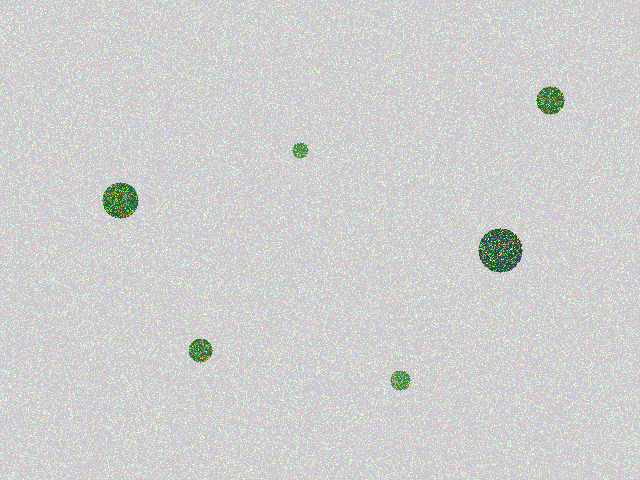
#> input picture code/algae_guardian/tests/samples/01_normal_mix.png, 640 x 480 px
$ python -i polarization_sim.py   (imports and definitions only)   (older library calls are emulated)
#> lines starting #> are read from the running program, lines starting #| are printed output that depends on the picture; after the words box and inside, x2 and y2 are one past the last pixel; in counts of white or black regions, pixels touching at a corner belong together
"""Simulate 4-channel polarization from RGB using structure tensor + Malus law.

Physical model: I(theta) = I_base * (1 + P * cos^2(orientation - theta))
where P = anisotropy * edge_norm * polarization_strength.

All 4 channels (I0, I45, I90, I135) are independently computed,
ensuring S2 = I45 - I135 carries physically meaningful information.
"""
import numpy as np
import cv2


def _structure_tensor(gray: np.ndarray, sigma: float = 2.0):
    """Compute structure tensor and derive edge orientation and anisotropy.

    Args:
        gray: Grayscale image (H, W) float32
        sigma: Gaussian smoothing sigma

    Returns:
        orientation: Dominant local orientation in radians [0, pi)
        anisotropy: Degree of anisotropy [0, 1]
        edge_strength: Gradient magnitude
    """
    gx = cv2.Sobel(gray, cv2.CV_64F, 1, 0, ksize=3)
    gy = cv2.Sobel(gray, cv2.CV_64F, 0, 1, ksize=3)

    Jxx = cv2.GaussianBlur(gx * gx, (0, 0), sigma)
    Jxy = cv2.GaussianBlur(gx * gy, (0, 0), sigma)
    Jyy = cv2.GaussianBlur(gy * gy, (0, 0), sigma)

    edge_strength = np.sqrt(Jxx + Jyy)

    trace = Jxx + Jyy
    det = Jxx * Jyy - Jxy * Jxy
    sqrt_discriminant = np.sqrt(np.maximum(trace * trace / 4.0 - det, 0))

    lambda1 = trace / 2.0 + sqrt_discriminant
    lambda2 = np.maximum(trace / 2.0 - sqrt_discriminant, 0)

    denom = lambda1 + lambda2 + 1e-10
    anisotropy = (lambda1 - lambda2) / denom
    anisotropy = np.clip(anisotropy, 0, 1)

    orientation = 0.5 * np.arctan2(2.0 * Jxy, Jxx - Jyy)
    orientation = np.mod(orientation, np.pi)

    return orientation, anisotropy, edge_strength


def simulate_polarization(rgb_image: np.ndarray,
                          polarization_strength: float = 1.0,
                          sigma: float = 2.0) -> np.ndarray:
    """Simulate 4-channel polarization from RGB using structure tensor.

    Args:
        rgb_image: (H, W, 3) uint8 RGB image
        polarization_strength: Overall polarization effect multiplier
        sigma: Gaussian smoothing sigma for structure tensor

    Returns:
        (4, H, W) float32 array: I0, I45, I90, I135, values in [0, 1]
    """
    if rgb_image.dtype != np.uint8:
        rgb_image = np.clip(rgb_image, 0, 255).astype(np.uint8)

    h, w = rgb_image.shape[:2]
    gray = cv2.cvtColor(rgb_image, cv2.COLOR_RGB2GRAY).astype(np.float32)

    orientation, anisotropy, edge_strength = _structure_tensor(gray, sigma)

    # Normalize edge strength
    edge_norm = edge_strength / (edge_strength.max() + 1e-10)

    # Base intensity from luminance, scaled to [0, 1]
    I_base = gray / 255.0

    # Polarization modulation: edges + anisotropy create stronger response
    P = anisotropy * edge_norm * polarization_strength

    # Malus law: I(theta) = I_base * (1 + P * cos^2(orientation - theta))
    # Use cos(2*theta) form for linear polarizers
    cos2_0 = np.cos(2.0 * (orientation - 0.0 * np.pi / 180.0))
    cos2_45 = np.cos(2.0 * (orientation - 45.0 * np.pi / 180.0))
    cos2_90 = np.cos(2.0 * (orientation - 90.0 * np.pi / 180.0))
    cos2_135 = np.cos(2.0 * (orientation - 135.0 * np.pi / 180.0))

    I0 = I_base * (1.0 + P * cos2_0)
    I45 = I_base * (1.0 + P * cos2_45)
    I90 = I_base * (1.0 + P * cos2_90)
    I135 = I_base * (1.0 + P * cos2_135)

    # Algae region boost: green-dominant regions get additional polarization diversity
    rgb_sum = rgb_image.sum(axis=2).astype(np.float32)
    green_ratio = rgb_image[:, :, 1].astype(np.float32) / (rgb_sum + 1e-10)
    algae_mask = (green_ratio > 0.33) & (gray < 200)

    algae_factor = 0.3 * polarization_strength
    I0[algae_mask] *= (1.0 + algae_factor * 0.5)
    I45[algae_mask] *= (1.0 + algae_factor * 1.0)
    I90[algae_mask] *= (1.0 + algae_factor * 0.3)
    I135[algae_mask] *= (1.0 + algae_factor * 0.6)

    # Stack as (4, H, W) float32, clip to valid range
    channels = np.stack([I0, I45, I90, I135], axis=0)
    channels = np.clip(channels, 0.0, 1.0).astype(np.float32)

    return channels

>>> import cv2
>>> picture = cv2.cvtColor(cv2.imread('../../algae_guardian/tests/samples/01_normal_mix.png'), cv2.COLOR_BGR2RGB)
>>> result = simulate_polarization(picture)
#> in simulate_polarization, `cos2_0 = np.cos(2.0 * (orientation - 0.0 * np.pi / 180.0))`:
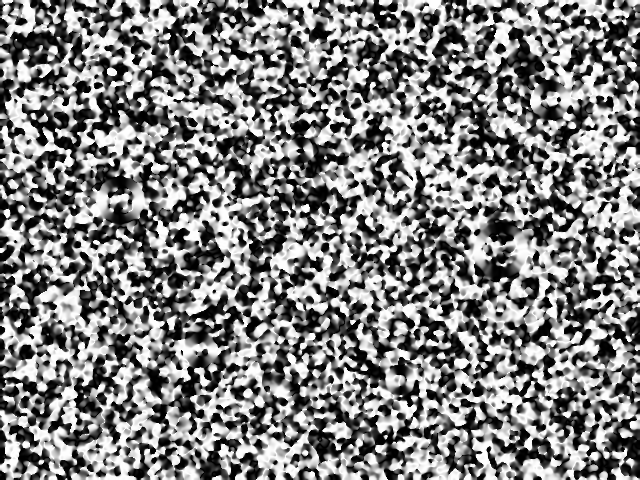
#> cos2_0: shape (480, 640) float64; min -1, max 1, mean 0.014; drawn with min black and max white
#> in simulate_polarization, `cos2_45 = np.cos(2.0 * (orientation - 45.0 * np.pi / 180.0))`:
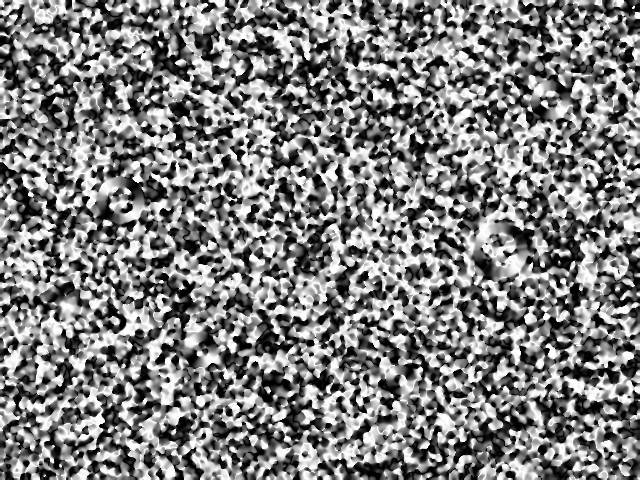
#> cos2_45: shape (480, 640) float64; min -1, max 1, mean -0.00105; drawn with min black and max white
#> in simulate_polarization, `cos2_90 = np.cos(2.0 * (orientation - 90.0 * np.pi / 180.0))`:
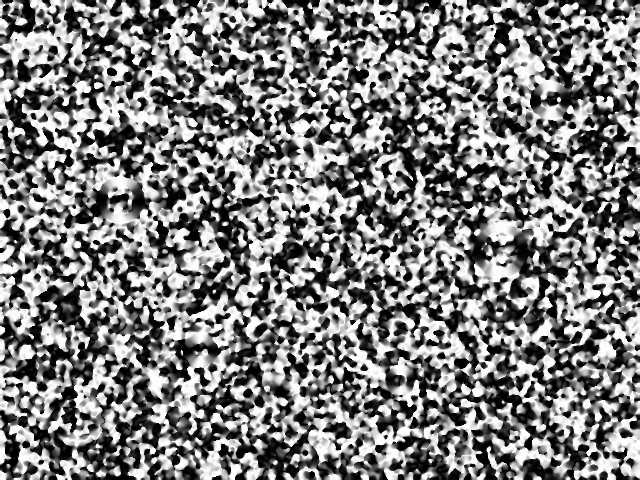
#> cos2_90: shape (480, 640) float64; min -1, max 1, mean -0.014; drawn with min black and max white
#> in simulate_polarization, `cos2_135 = np.cos(2.0 * (orientation - 135.0 * np.pi / 180.0))`:
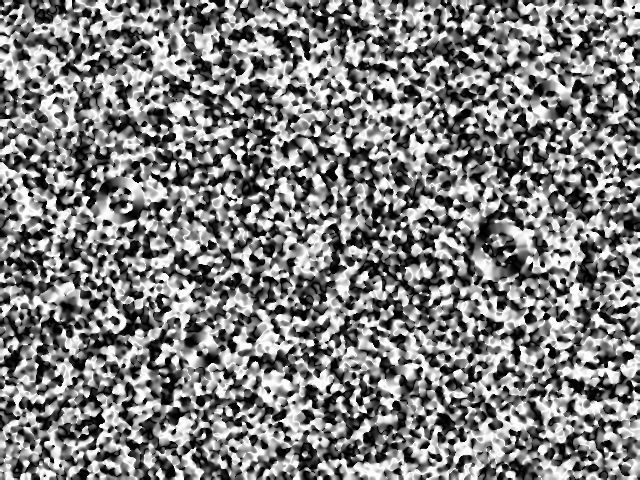
#> cos2_135: shape (480, 640) float64; min -1, max 1, mean 0.00105; drawn with min black and max white
#> in simulate_polarization, `green_ratio = rgb_image[:, :, 1].astype(np.float32) / (rgb_sum + 1e-10)`:
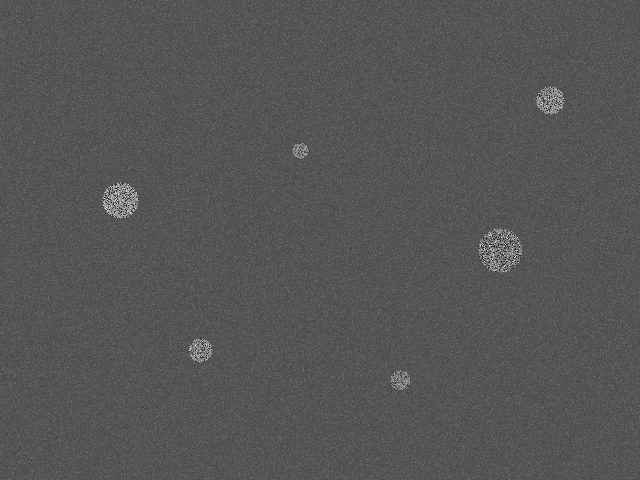
#> green_ratio: shape (480, 640) float32; min 0.136, max 0.785, mean 0.335
#> in simulate_polarization, `algae_mask = (green_ratio > 0.33) & (gray < 200)`:
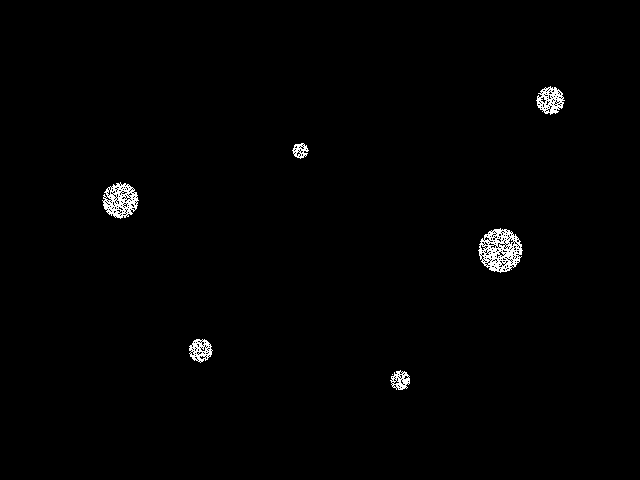
#> algae_mask: shape (480, 640) bool; 0.98% white in thin lines or dots, all inside (x1, y1, x2, y2) = (102, 86, 565, 390)
#> in simulate_polarization, `I0[algae_mask] *= (1.0 + algae_factor * 0.5)`: I0: shape (480, 640) float64; min 0.0555, max 1.6, mean 0.816
#> in simulate_polarization, `I45[algae_mask] *= (1.0 + algae_factor * 1.0)`: I45: shape (480, 640) float64; min 0.117, max 1.53, mean 0.816
#> in simulate_polarization, `I90[algae_mask] *= (1.0 + algae_factor * 0.3)`: I90: shape (480, 640) float64; min 0.0574, max 1.56, mean 0.815
#> in simulate_polarization, `I135[algae_mask] *= (1.0 + algae_factor * 0.6)`:
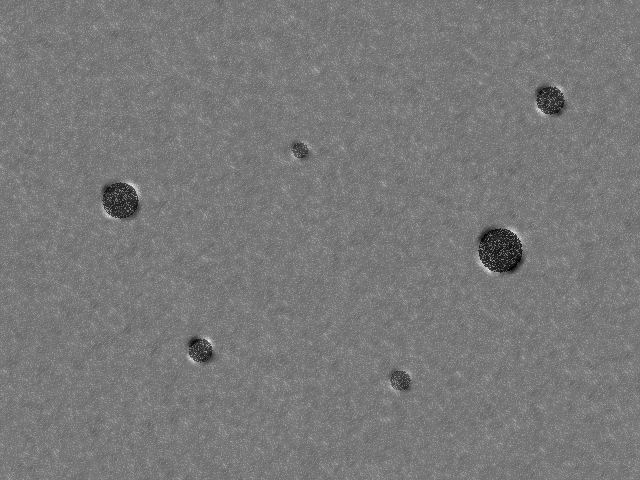
#> I135: shape (480, 640) float64; min 0.103, max 1.61, mean 0.816; drawn with min black and max white

$ run again, on code/algae_guardian/tests/samples/02_dense_bloom.png
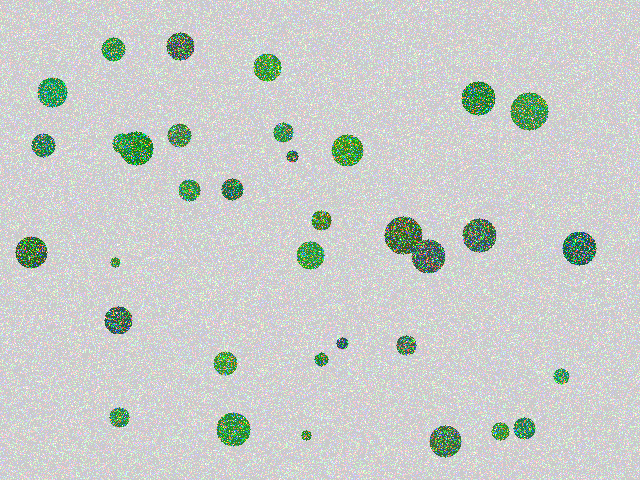
#> input picture code/algae_guardian/tests/samples/02_dense_bloom.png, 640 x 480 px
#> in simulate_polarization, `algae_mask = (green_ratio > 0.33) & (gray < 200)`:
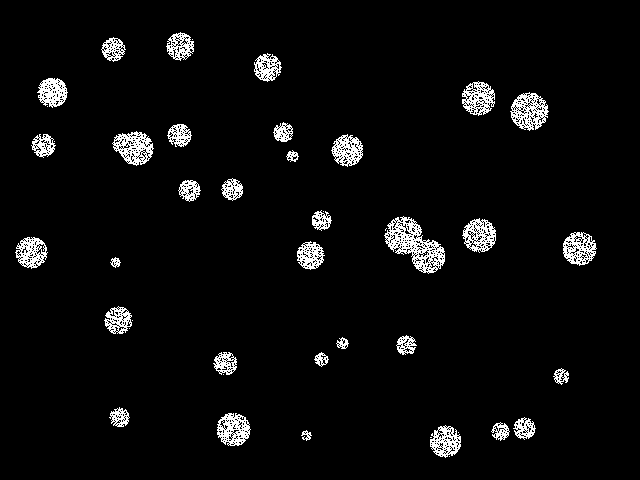
#> algae_mask: shape (480, 640) bool; 4.4% white in thin lines or dots, all inside (x1, y1, x2, y2) = (15, 32, 597, 458)
#> in simulate_polarization, `I135[algae_mask] *= (1.0 + algae_factor * 0.6)`:
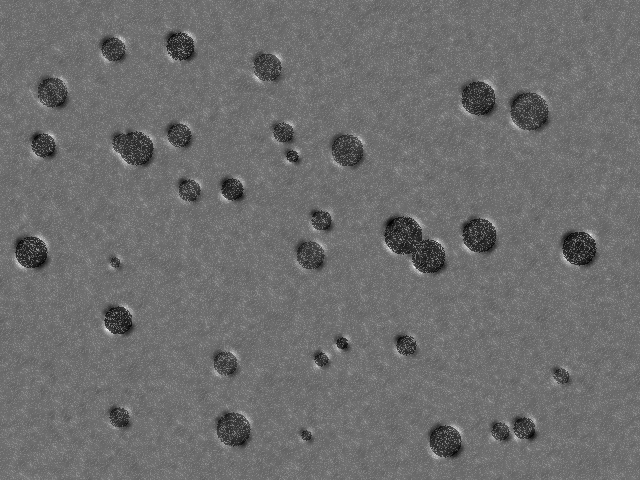
#> I135: shape (480, 640) float64; min 0.0925, max 1.75, mean 0.802; drawn with min black and max white

$ run again, on code/algae_guardian/tests/samples/03_clear_water.png
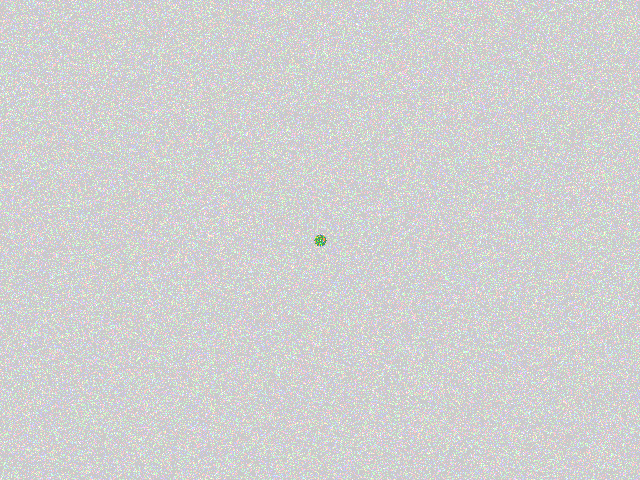
#> input picture code/algae_guardian/tests/samples/03_clear_water.png, 640 x 480 px
#> in simulate_polarization, `rgb_sum = rgb_image.sum(axis=2).astype(np.float32)`:
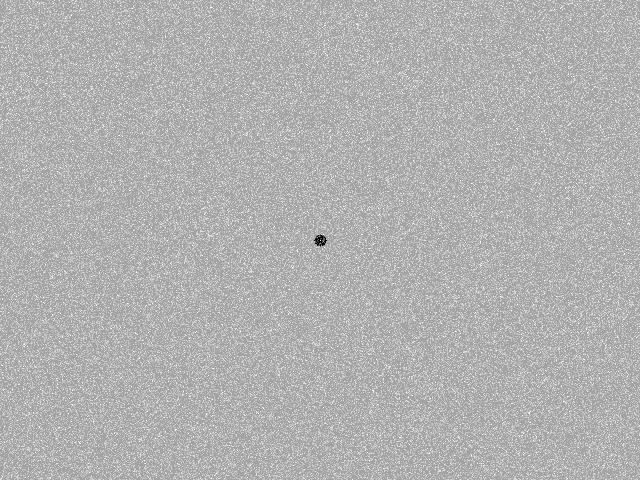
#> rgb_sum: shape (480, 640) float32; min 310, max 765, mean 627.3; drawn with min black and max white
#> in simulate_polarization, `green_ratio = rgb_image[:, :, 1].astype(np.float32) / (rgb_sum + 1e-10)`:
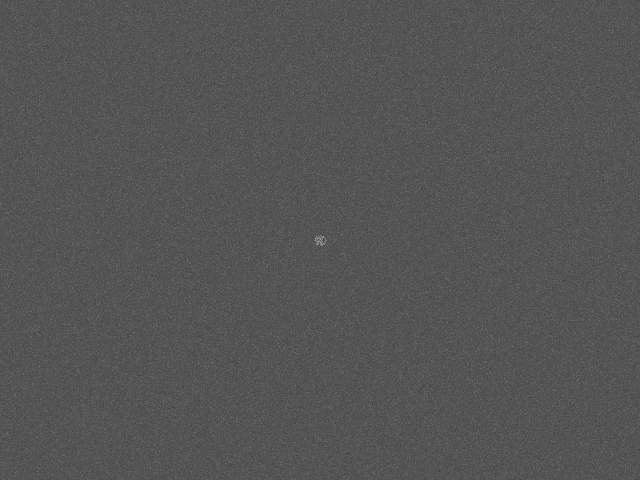
#> green_ratio: shape (480, 640) float32; min 0.227, max 0.614, mean 0.333
#> algae_mask: shape (480, 640) bool; 0.02% white in thin lines or dots, all inside (x1, y1, x2, y2) = (314, 235, 327, 246)

$ run again, on code/algae_guardian/tests/samples/04_turbid_water.png
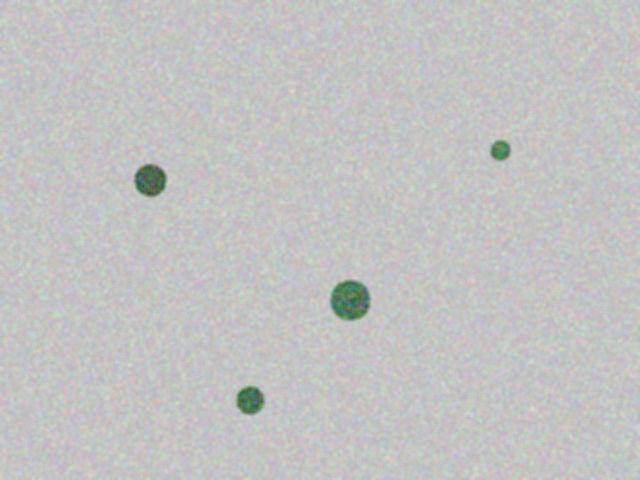
#> input picture code/algae_guardian/tests/samples/04_turbid_water.png, 640 x 480 px
#> algae_mask: shape (480, 640) bool; 51.8% white; 1929 black regions (1507 under 20 px), largest, box (x1, y1, x2, y2) and area: (393, 0, 640, 280) 16626, (0, 140, 221, 372) 11316, (185, 127, 395, 314) 10885
#> in simulate_polarization, `I45[algae_mask] *= (1.0 + algae_factor * 1.0)`:
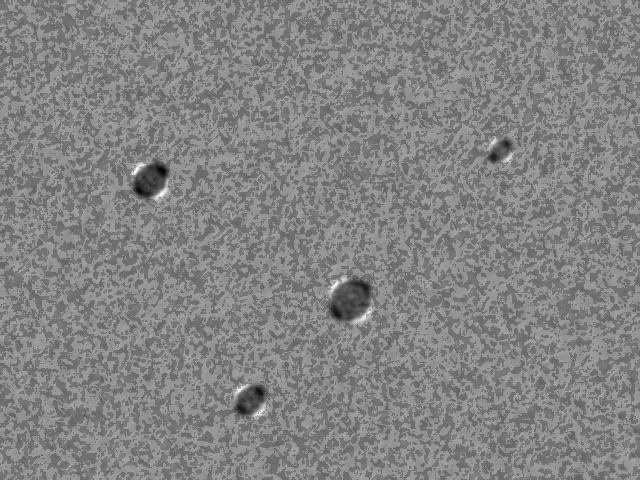
#> I45: shape (480, 640) float64; min 0.0534, max 1.66, mean 0.881; drawn with min black and max white
